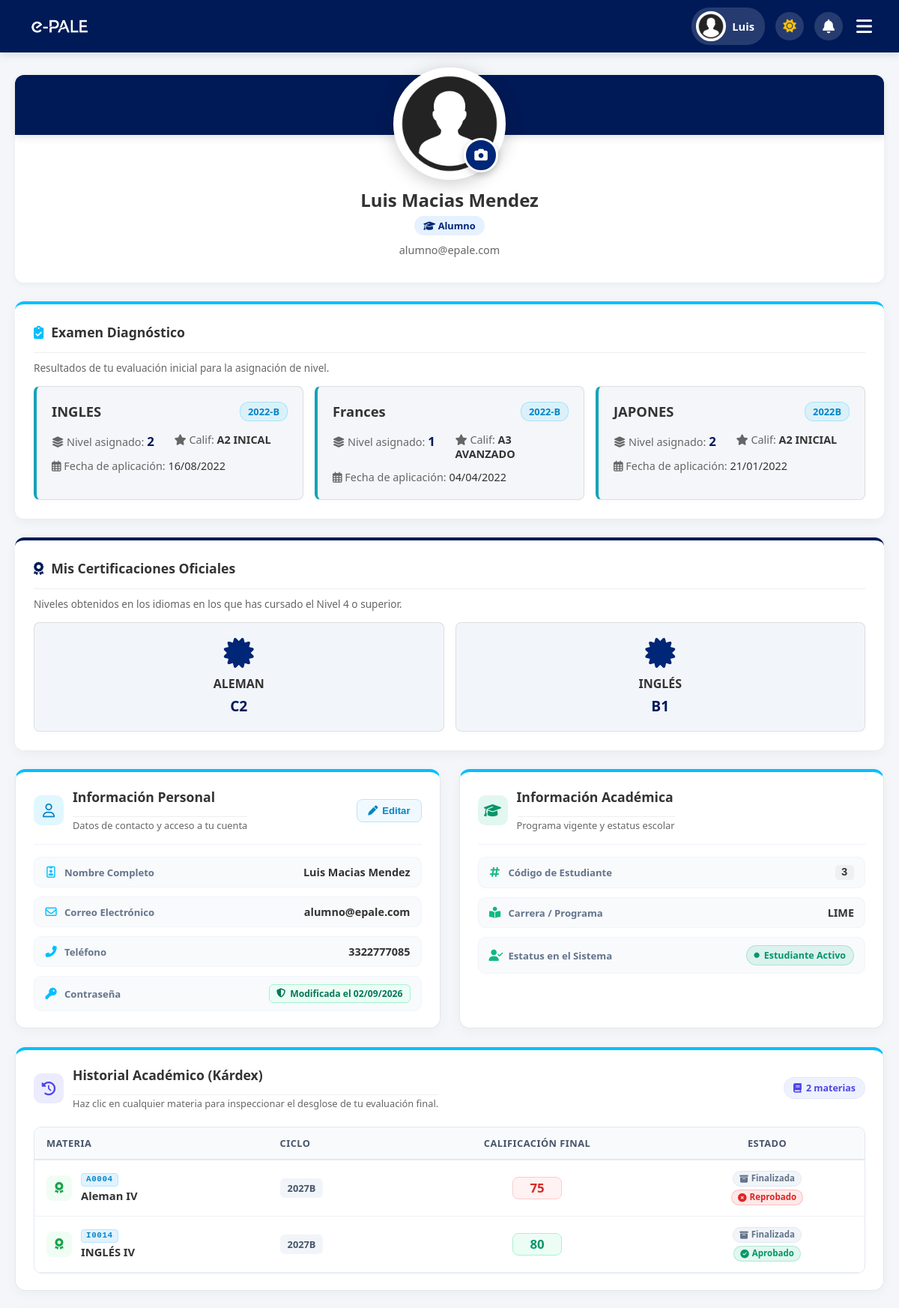
/estudiante/perfil.php (signed in, upper part), run on an earlier commit of the app's database.
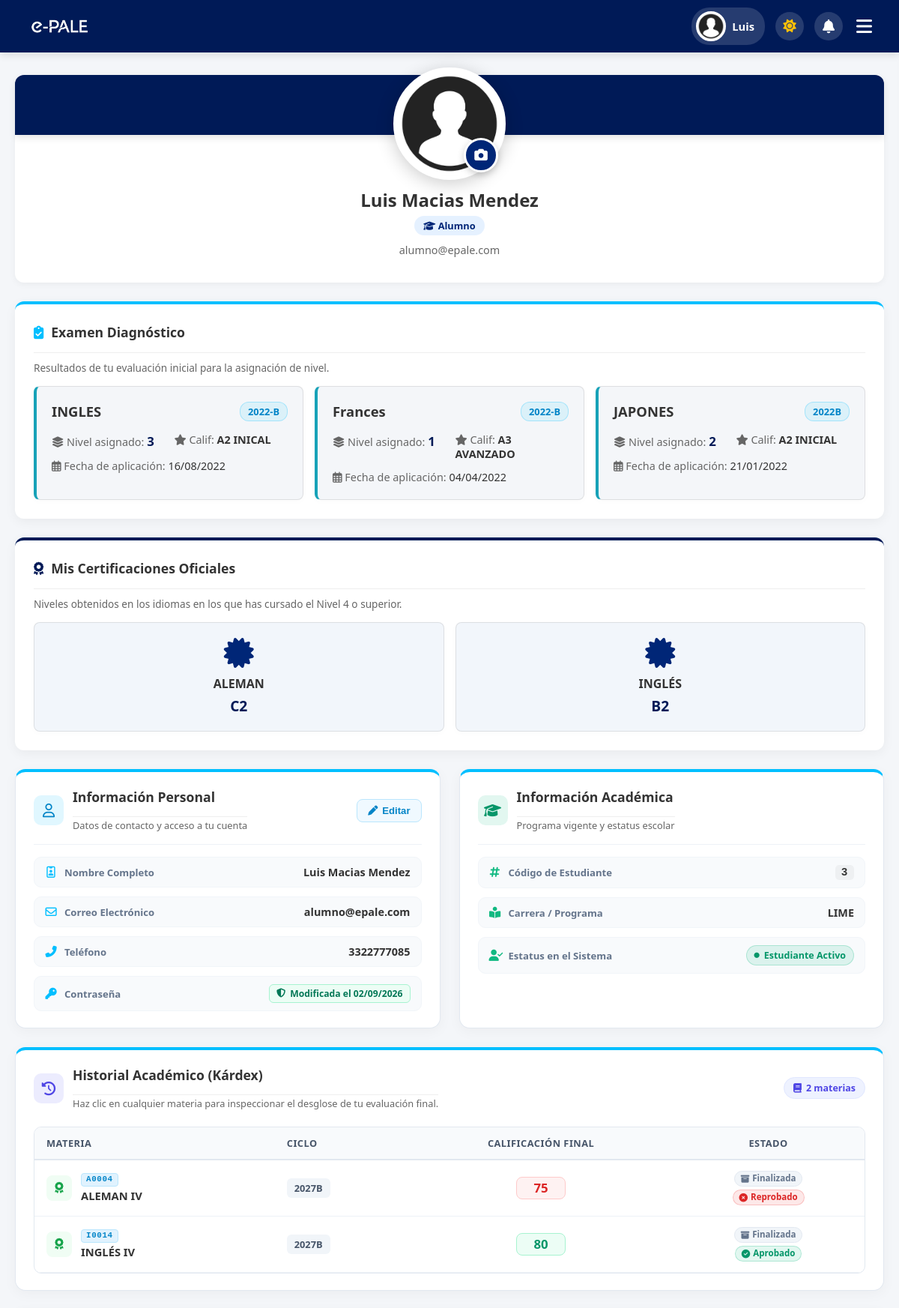
And on a later commit of the database.
### tables this page shows
CREATE TABLE IF NOT EXISTS `examenes_diagnosticos` (
  `examen_id` int NOT NULL AUTO_INCREMENT,
  `alumno_id` int DEFAULT NULL,
  `idioma` varchar(50) DEFAULT NULL,
  `calificacion_texto` varchar(50) DEFAULT NULL,
  `nivel_asignado` int DEFAULT NULL,
  `fecha_realizacion` date DEFAULT NULL,
  `periodo` varchar(20) DEFAULT NULL,
  `fecha_registro` timestamp NULL DEFAULT CURRENT_TIMESTAMP,
  PRIMARY KEY (`examen_id`)
);

CREATE TABLE IF NOT EXISTS `certificaciones` (
  `certificacion_id` int NOT NULL AUTO_INCREMENT,
  `alumno_id` int DEFAULT NULL,
  `idioma` varchar(50) DEFAULT NULL,
  `puntaje` varchar(20) DEFAULT NULL,
  `nivel_obtenido` varchar(50) DEFAULT NULL,
  `periodo` varchar(20) DEFAULT NULL,
  `fecha_aplicacion` date DEFAULT NULL,
  `fecha_registro` timestamp NULL DEFAULT CURRENT_TIMESTAMP,
  PRIMARY KEY (`certificacion_id`)
);

CREATE TABLE IF NOT EXISTS `inscripciones` (
  `inscripcion_id` int NOT NULL AUTO_INCREMENT,
  `alumno_id` int NOT NULL,
  `nrc` int NOT NULL,
  `estatus` enum('INSCRITO','SOLICITUD_BAJA','BAJA','SOLICITUD_ALTA','CANCELADA') DEFAULT NULL,
  `calificacion_final` decimal(5,2) DEFAULT '0.00',
  PRIMARY KEY (`inscripcion_id`),
  KEY `alumno_id` (`alumno_id`),
  KEY `nrc` (`nrc`)
);

### estudiante/perfil_logic.php (called while the page is built, shortened)
<?php
require_once '../db.php';
$stmt = $pdo->prepare("SELECT u.*, a.carrera, a.alumno_id FROM usuarios u LEFT JOIN alumnos a ON u.usuario_id = a.usuario_id WHERE u.usuario_id = ?");
$stmt->execute([$_SESSION['user_id']]);
$user = $stmt->fetch(PDO::FETCH_ASSOC);
if (empty($user['alumno_id'])) {
    $ins_al = $pdo->prepare("INSERT INTO alumnos (usuario_id, carrera) VALUES (?, '')");
    $ins_al->execute([$_SESSION['user_id']]);
    $alumno_id = (int)$pdo->lastInsertId();
    $user['alumno_id'] = $alumno_id;
} else {
    $alumno_id = (int)$user['alumno_id'];
}
$nombre_completo = trim($user['nombre'] . " " . ($user['apellido_paterno'] ?? $user['apellidos'] ?? '') . " " . ($user['apellido_materno'] ?? ''));
$sql_historial = "SELECT i.inscripcion_id, m.nombre as materia, m.nivel, m.clave as materia_codigo, c.nombre as ciclo,
                         (SELECT SUM(puntaje) FROM calificaciones WHERE inscripcion_id = i.inscripcion_id) as calificacion_final
                  FROM inscripciones i
                  JOIN grupos g ON i.nrc = g.nrc
                  JOIN materias m ON g.materia_id = m.materia_id
                  JOIN ciclos c ON g.ciclo_id = c.ciclo_id
                  WHERE i.alumno_id = ? AND g.estado = 'CERRADO' AND i.estatus = 'INSCRITO'
                  ORDER BY c.nombre DESC, m.nivel DESC";
$stmt_hist = $pdo->prepare($sql_historial);
$stmt_hist->execute([$alumno_id]);
$historial = $stmt_hist->fetchAll(PDO::FETCH_ASSOC);
$sql_todas = "SELECT m.nombre as materia, m.nivel
              FROM inscripciones i
              JOIN grupos g ON i.nrc = g.nrc
              JOIN materias m ON g.materia_id = m.materia_id
              WHERE i.alumno_id = ? AND i.estatus = 'INSCRITO'";
$stmt_todas = $pdo->prepare($sql_todas);
$stmt_todas->execute([$alumno_id]);
$todas_las_inscripciones = $stmt_todas->fetchAll(PDO::FETCH_ASSOC);
$idiomas_nivel_4 = [];
foreach ($todas_las_inscripciones as $ins) {
    if ((int)$ins['nivel'] >= 4) {
        $idioma_norm = mb_strtoupper(trim($ins['materia']), 'UTF-8');
        $idiomas_nivel_4[$idioma_norm] = true;
    }
}
$idiomas_nivel_4 = array_keys($idiomas_nivel_4);
$certificaciones_bd = [];
if (count($idiomas_nivel_4) > 0) {
    $stmt_cert = $pdo->prepare("SELECT * FROM certificaciones WHERE alumno_id = ?");
    $stmt_cert->execute([$alumno_id]);
    while ($row = $stmt_cert->fetch(PDO::FETCH_ASSOC)) {
        $idioma_norm = mb_strtoupper(trim($row['idioma']), 'UTF-8');
        $certificaciones_bd[$idioma_norm] = $row;
    }
}
$stmt_diag = $pdo->prepare("SELECT * FROM examenes_diagnosticos WHERE alumno_id = ? ORDER BY fecha_realizacion DESC");
$stmt_diag->execute([$alumno_id]);
$examenes_diagnosticos = $stmt_diag->fetchAll(PDO::FETCH_ASSOC);

### estudiante/perfil.php (the view, shortened to what the changed rows need)
<?php
require_once 'perfil_logic.php';
?>
<!DOCTYPE html>
<html lang="es">
<head>
    <link rel="stylesheet" href="../css/estilos.css?v=<?php echo time(); ?>">
    <link rel="stylesheet" href="../css/estudiante.css?v=<?php echo time(); ?>">
    <link rel="stylesheet" href="https://cdnjs.cloudflare.com/ajax/libs/font-awesome/6.4.0/css/all.min.css">
</head>
<body>
    <main class="main-content">
        <div class="profile-basic-info">
            <h2 style="margin:0; color:var(--text-dark);"><?php echo htmlspecialchars($nombre_completo); ?></h2>
        </div>
        <?php if (count($examenes_diagnosticos) > 0): ?>
            <div class="card card-examen-diag">
                <div style="display: grid; grid-template-columns: repeat(auto-fit, minmax(280px, 1fr)); gap: 15px;">
                    <?php foreach ($examenes_diagnosticos as $diag): ?>
                        <div class="diag-card-profile">
                            <div style="display: flex; justify-content: space-between; align-items: flex-start; margin-bottom: 15px;">
                                <h4 style="margin: 0; color: var(--text-dark); font-size: 1.15rem;"><?php echo htmlspecialchars($diag['idioma']); ?></h4>
                                <span style="background: rgba(0, 191, 255, 0.1); color: #0284c7; padding: 3px 10px; border-radius: 12px; font-size: 0.8rem; font-weight: bold; border: 1px solid rgba(0, 191, 255, 0.25);"><?php echo htmlspecialchars($diag['periodo']); ?></span>
                            </div>
                            <div style="display: grid; grid-template-columns: 1fr 1fr; gap: 12px; font-size: 0.9rem; color: var(--text-muted);">
                                <div><i class="fas fa-layer-group"></i> Nivel asignado: <strong style="color: var(--udg-blue); font-size: 1.05rem;"><?php echo htmlspecialchars($diag['nivel_asignado']); ?></strong></div>
                                <div><i class="fas fa-star"></i> Calif: <strong style="color:var(--text-dark);"><?php echo htmlspecialchars($diag['calificacion_texto']); ?></strong></div>
                                <div style="grid-column: span 2;"><i class="far fa-calendar-alt"></i> Fecha de aplicación: <span style="color:var(--text-dark); font-weight:500;"><?php echo date('d/m/Y', strtotime($diag['fecha_realizacion'])); ?></span></div>
                            </div>
                        </div>
                    <?php endforeach; ?>
                </div>
            </div>
        <?php endif; ?>
        <?php if (count($idiomas_nivel_4) > 0): ?>
            <div class="card card-certificaciones-oficiales">
                <div style="display: grid; grid-template-columns: repeat(auto-fit, minmax(200px, 1fr)); gap: 15px;">
                    <?php foreach ($idiomas_nivel_4 as $idioma):
                        $cert = $certificaciones_bd[$idioma] ?? null;
                        $nivel_obt = $cert['nivel_obtenido'] ?? null;
                        $clase_extra = $nivel_obt ? 'obtained' : '';
                        $onclick_event = '';
                        $titulo = '';
                        if ($nivel_obt) {
                            $json_data = htmlspecialchars(json_encode($cert), ENT_QUOTES, 'UTF-8');
                            $onclick_event = "onclick='abrirModalCertDetalle($json_data)'";
                            $titulo = "title='Haz clic para ver detalles'";
                        }
                    ?>
                        <div class="cert-card <?php echo $clase_extra; ?>" <?php echo $onclick_event; ?> <?php echo $titulo; ?>>
                            <i class="fas fa-certificate" style="font-size: 2.5rem; color: <?php echo $nivel_obt ? 'var(--udg-light)' : 'var(--text-muted)'; ?>; margin-bottom: 10px;"></i>
                            <h4 style="margin: 0 0 5px 0; color: <?php echo $nivel_obt ? 'var(--text-dark)' : 'var(--text-muted)'; ?>;"><?php echo htmlspecialchars($idioma); ?></h4>
                            <span style="font-size: 1.2rem; font-weight: bold; color: <?php echo $nivel_obt ? 'var(--udg-blue)' : 'var(--text-muted)'; ?>;">
                                <?php echo $nivel_obt ? htmlspecialchars(strtoupper($nivel_obt)) : '<span style="font-size:0.8rem; font-weight:normal; font-style:italic;">Pendiente de registro</span>'; ?>
                            </span>
                        </div>
                    <?php endforeach; ?>
                </div>
            </div>
        <?php endif; ?>
        <div class="card profile-kardex-card">
            <div class="kardex-table-container">
                <table class="history-table kardex-premium-table">
                    <thead>
                        <tr>
                            <th>Materia</th>
                            <th>Ciclo</th>
                            <th class="th-center">
                                <span class="hide-mobile">Calificación Final</span>
                            </th>
                            <th class="th-center">Estado</th>
                        </tr>
                    </thead>
                    <tbody>
                        <?php if (count($historial) > 0): ?>
                            <?php foreach ($historial as $h):
                                $calif = floatval($h['calificacion_final']);
                            ?>
                                <tr class="clickable-row kardex-row" onclick="window.location.href='calificaciones?ins=<?php echo $h['inscripcion_id']; ?>'">
                                    <td class="kardex-cell-materia">
                                        <div class="kardex-materia-wrap">
                                            <div class="kardex-materia-icon"><i class="fas fa-award"></i></div>
                                            <div class="kardex-materia-info">
                                                <?php if (!empty($h['materia_codigo'])): ?>
                                                    <span class="kardex-codigo-materia"><?php echo htmlspecialchars($h['materia_codigo']); ?></span>
                                                <?php endif; ?>
                                                <?php
                                                $romanos = [1 => 'I', 2 => 'II', 3 => 'III', 4 => 'IV', 5 => 'V', 6 => 'VI', 7 => 'VII', 8 => 'VIII', 9 => 'IX', 10 => 'X'];
                                                $nivel_num = (int)$h['nivel'];
                                                $nivel_romano = $romanos[$nivel_num] ?? $h['nivel'];
                                                ?>
                                                <strong class="kardex-materia-name"><?php echo htmlspecialchars($h['materia'] . ' ' . $nivel_romano); ?></strong>
                                            </div>
                                        </div>
                                    </td>
                                    <td class="kardex-cell-ciclo">
                                        <span class="kardex-ciclo-pill"><?php echo htmlspecialchars($h['ciclo']); ?></span>
                                    </td>
                                    <td class="th-center">
                                        <span class="kardex-score-badge <?php echo $calif >= 80 ? 'score-high' : 'score-low'; ?>">
                                            <?php echo $calif; ?>
                                        </span>
                                    </td>
                                    <td class="th-center">
                                        <div class="kardex-status-wrap">
                                            <span class="kardex-pill-status kardex-pill-final"><i class="fas fa-archive"></i> Finalizada</span>
                                            <?php if ($calif >= 80): ?>
                                                <span class="kardex-pill-status kardex-pill-pass"><i class="fas fa-check-circle"></i> Aprobado</span>
                                            <?php else: ?>
                                                <span class="kardex-pill-status kardex-pill-fail"><i class="fas fa-times-circle"></i> Reprobado</span>
                                            <?php endif; ?>
                                        </div>
                                    </td>
                                </tr>
                            <?php endforeach; ?>
                        <?php endif; ?>
                    </tbody>
                </table>
            </div>
        </div>
    </main>
</body>
</html>

What changed in the data, as far as the page shows it:
changed examenes_diagnosticos "INGLES": nivel_asignado "2" → "3"
changed certificaciones (number 2 of 2 on the later page): nivel_obtenido "B1" → "B2"
computed for inscripciones (number 1 of 2 on the later page): materia "Aleman IV" → "ALEMAN IV"
